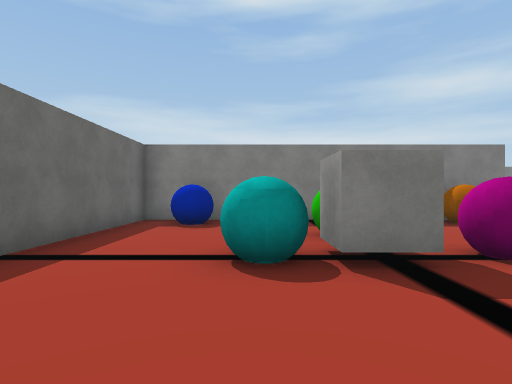
view 1 (above)

20 first-person views from a walk through a 3-D level made in the Unity game engine. The camera is 1.5 m above the floor, looks level and sees 80° across. The floor is counted in squares, 2 m on a side. Each view is taken from the middle of a square. On the plan, view 1 faces up. The plan holds only what a view shows up to about 10 squares ahead; the rest is blank. Some surface patterns are stand-ins.

view 2
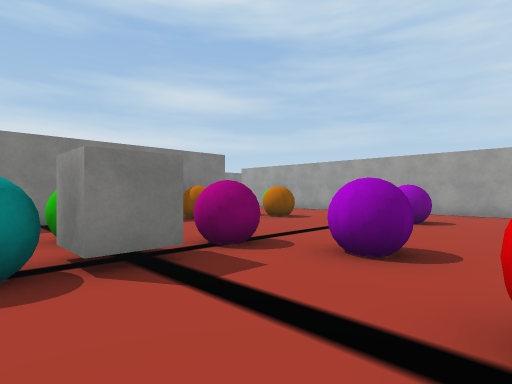

view 3
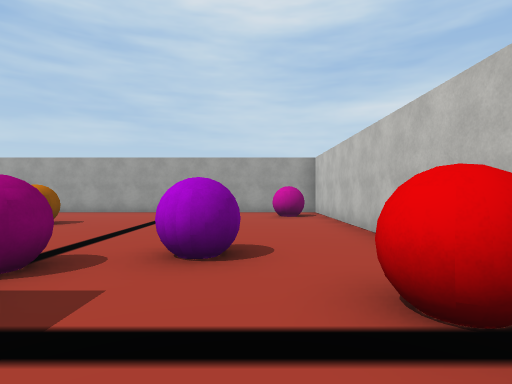

view 4
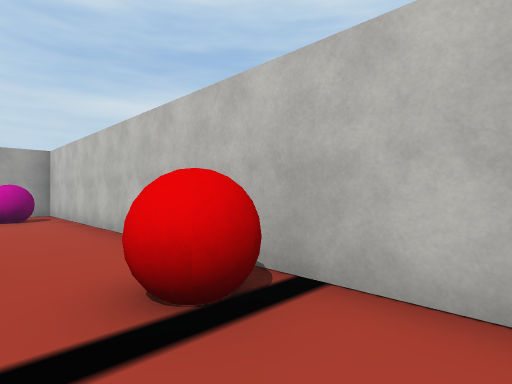

view 5
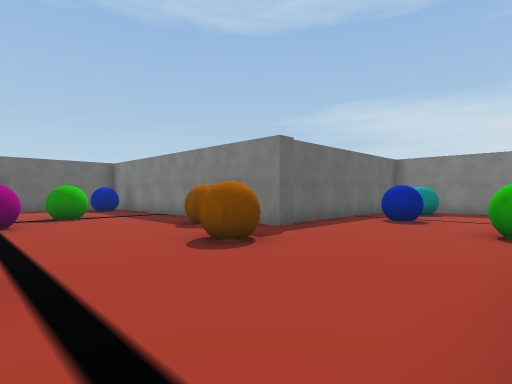

view 6
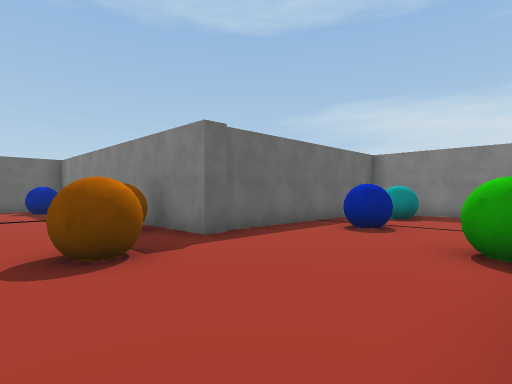

view 7
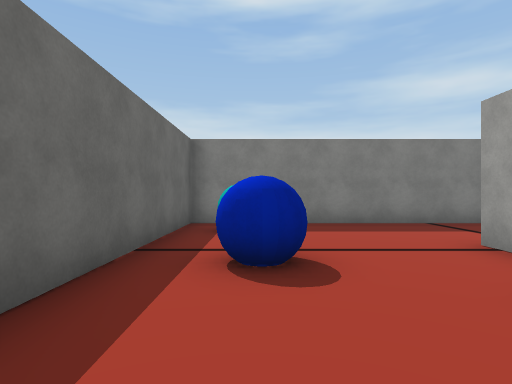

view 8
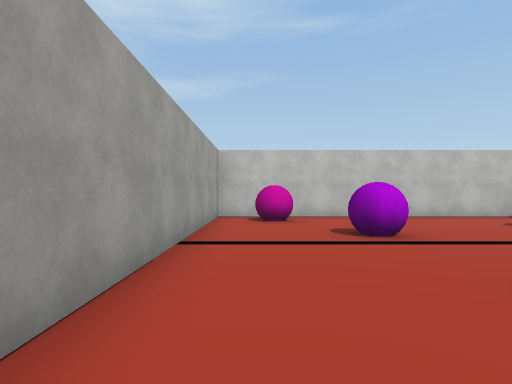

view 9
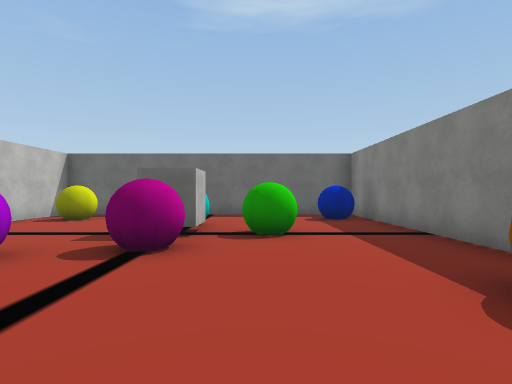

view 10
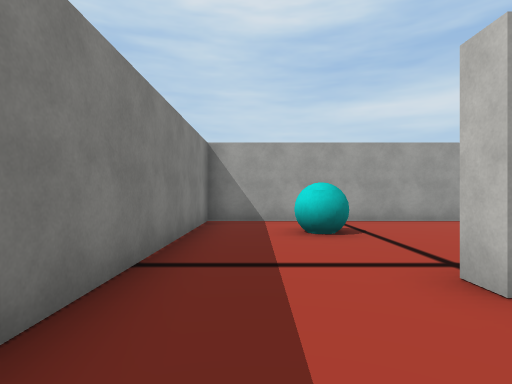

view 11
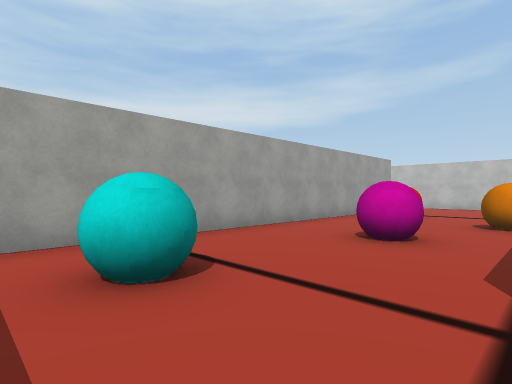

view 12
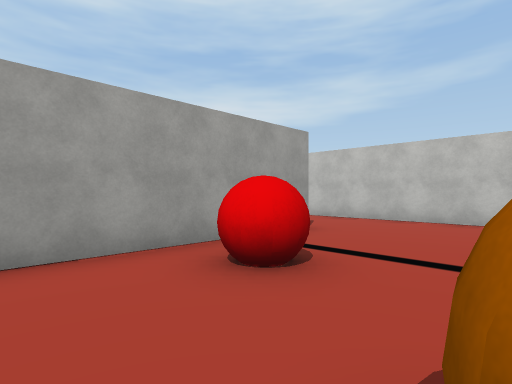

view 13
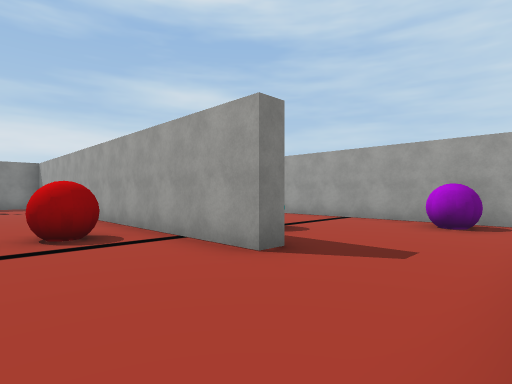

view 14
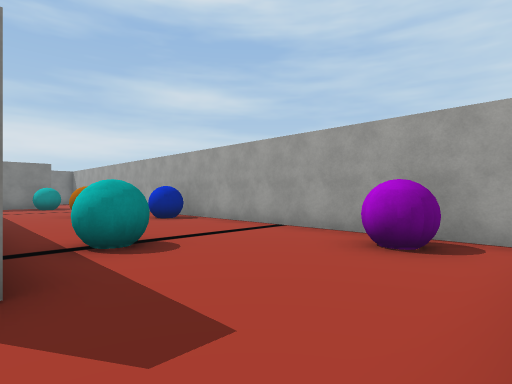

view 15
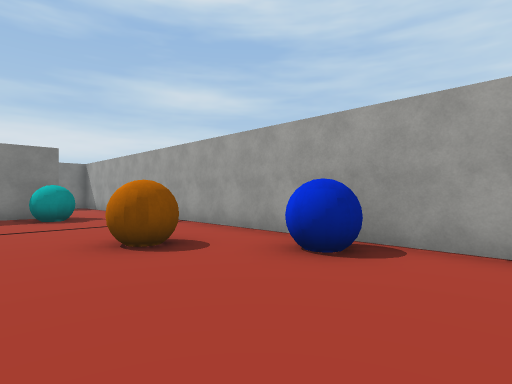

view 16
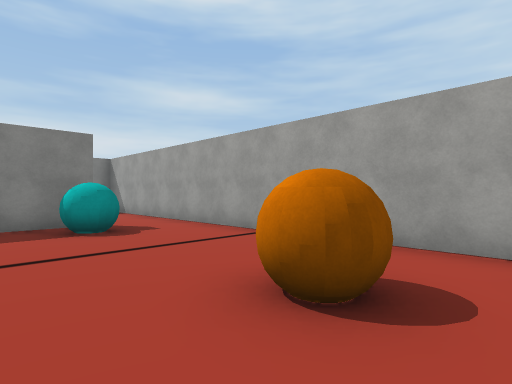

view 17
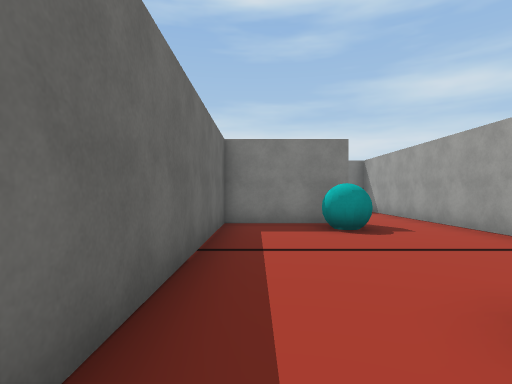

view 18
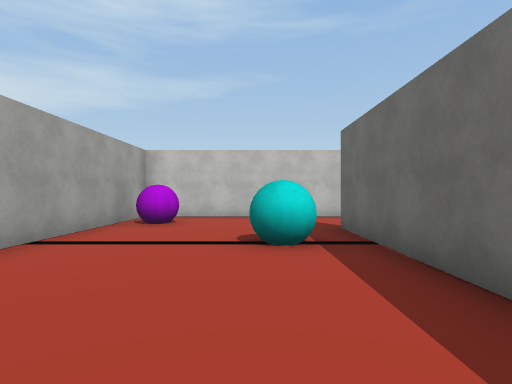

view 19
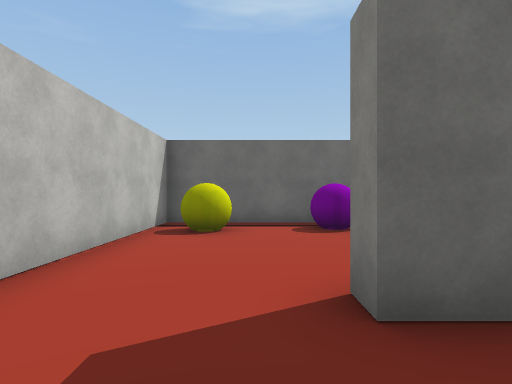

view 20
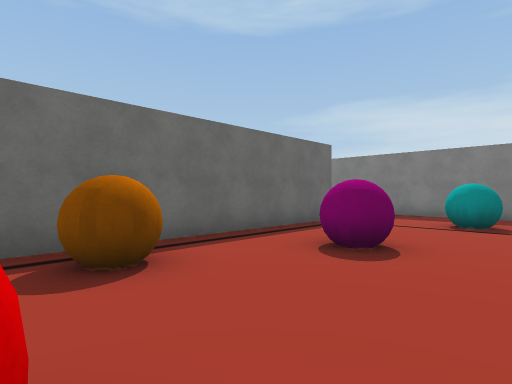

### Floor plan
Points are (right, up) in squares from view 1. A wall is a line through its corners. A room is listed if a view was taken in it or the views show most of it. See-through windows are left out.
Room 1 (views 1, 2, 3, 4, 5, 6, 7, 8, 9, 10)
walls: (6.6, 8.6) (6.6, 8.1) (-3, 8.1) (-3, 3.4); (11.1, 11.6) (11.1, 12.2) (11.6, 12.2); (-3, 0.5) (-3, -0.4); (-2.8, -1.2) (11.1, -1.2) (11.1, 6.8); (11.5, 15.2) (6.5, 15.2) (6.5, 8.8)
ways out: opening at (11.5, 9) to room 2; opening at (12, 13.5) to room 2
objects: blue ball (-2, 7) to (-1, 7); yellow ball (-1, 0); cyan ball (0, 3) to (0, 4); cube (1, 3) to (1, 4); green ball (1, 5) to (2, 5); red ball (2, 0); pink ball (3, 3) to (3, 4); purple ball (4, 2); orange ball (5, 7); orange ball (7, 6); purple ball (8, 3); blue ball (8, 11); cyan ball (8, 14); pink ball (9, 0) to (10, 0); green ball (10, 9) to (11, 9)
Room 2 (views 11, 12, 13, 14, 15, 16, 17, 18, 19, 20)
walls: (17.3, 6) (17.3, 1.7) (16.7, 1.7) (16.7, 15.2) (11.5, 15.2); (11.6, 2.5) (11.6, -1.2) (21.5, -1.2); (11.6, 12.2) (11.6, 7); (19.9, 15.2) (17.3, 15.2) (17.3, 8.9); (22.3, -0.9) (22.3, 15.5)
ways out: opening at (11.5, 9) to room 1; opening at (12, 13.5) to room 1; opening at (21.5, 15)
objects: purple ball (12, 3) to (13, 3); orange ball (12, 6) to (13, 6); yellow ball (13, 0); pink ball (14, 9); red ball (15, 4) to (15, 5); cyan ball (15, 13); cyan ball (18, 3) to (19, 4); orange ball (20, 9); cyan ball (20, 14); purple ball (21, 0) to (22, 1); blue ball (21, 7) to (22, 7)

Positions as (right, up) in squares from view 1, and headings:
1: (0, 0), facing up
2: (0, 0), facing up-right
3: (0, 1), facing right
4: (0, 1), facing down-right
5: (11, 3), facing up-left
6: (11, 5), facing up-left
7: (8, 8), facing up
8: (10, 8), facing down
9: (7, 5), facing left
10: (9, 14), facing right
11: (12, 14), facing down-right
12: (13, 7), facing down-right
13: (14, -1), facing up-right
14: (17, -1), facing up-right
15: (18, 5), facing up-right
16: (18, 8), facing up-right
17: (18, 8), facing up
18: (19, 8), facing down
19: (19, 1), facing left
20: (16, 5), facing up-left
